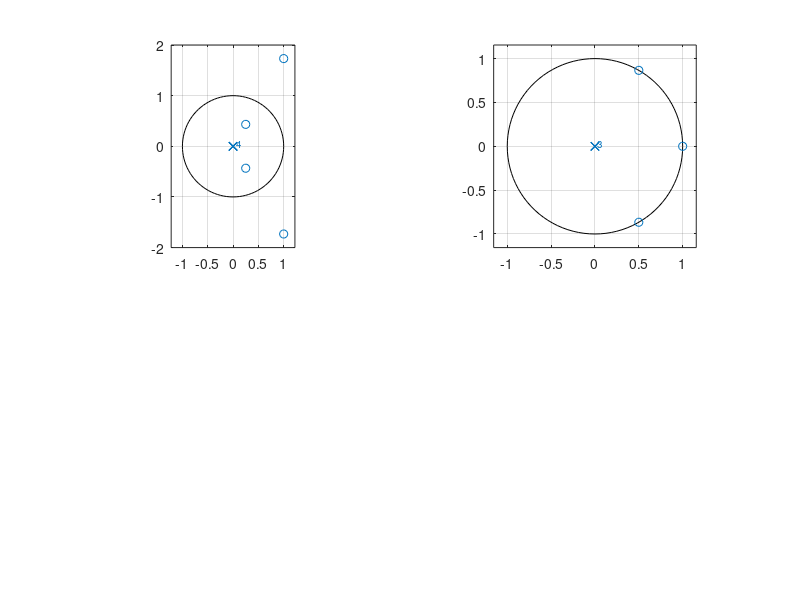
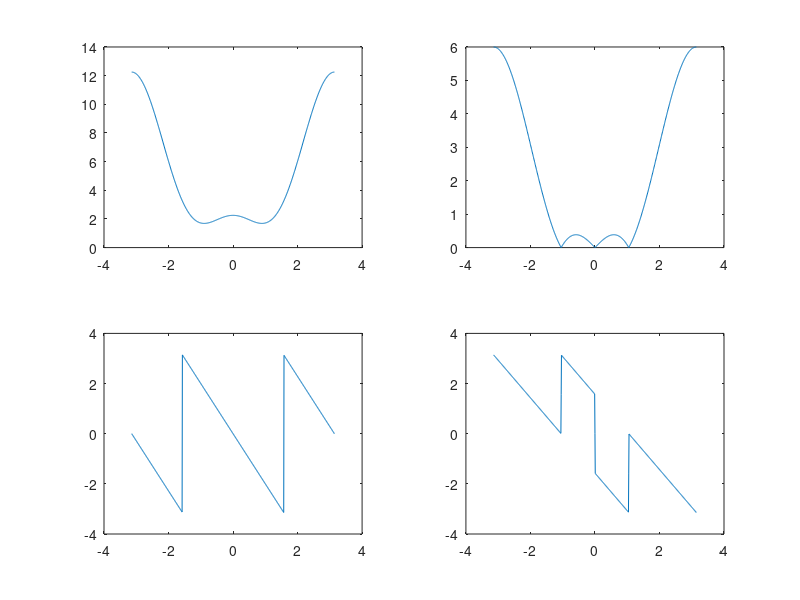

Reproduce these figures in MATLAB, in order.
%ds04e06.m
% Linear-phase characteristic of (anti-)symmetric sequences
clear, clf
N=360; W=pi/N*[-N:N]; % Frequency range
for i=1:2
   if i==1, B=[1 -2.5 5.25 -2.5 1]; A=1; 
    else B=[-1 2 -2 1]; A=1; % Numerator/denominator of G[z]=B[z]/A[z]
   end
   figure(1), subplot(220+i), zplane(B,A)
   GW= freqz(B,A,W); % Frequency response
   GW_mag=abs(GW); % Magnitude of freq response
   GW_phase=angle(GW); % Phase of freq response
   figure(2), subplot(220+i), plot(W,GW_mag)
   subplot(222+i), plot(W,GW_phase) 
end  
